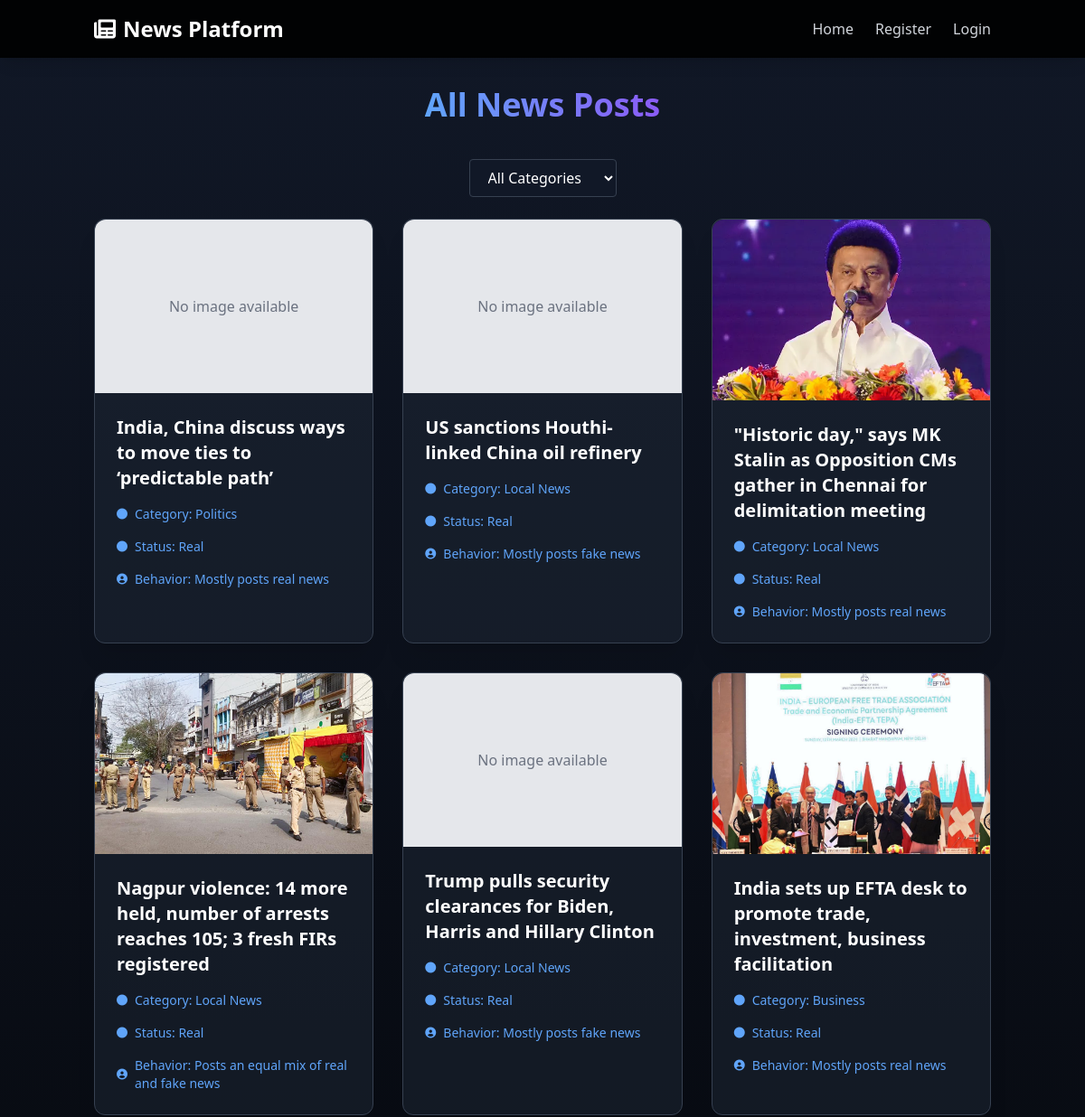
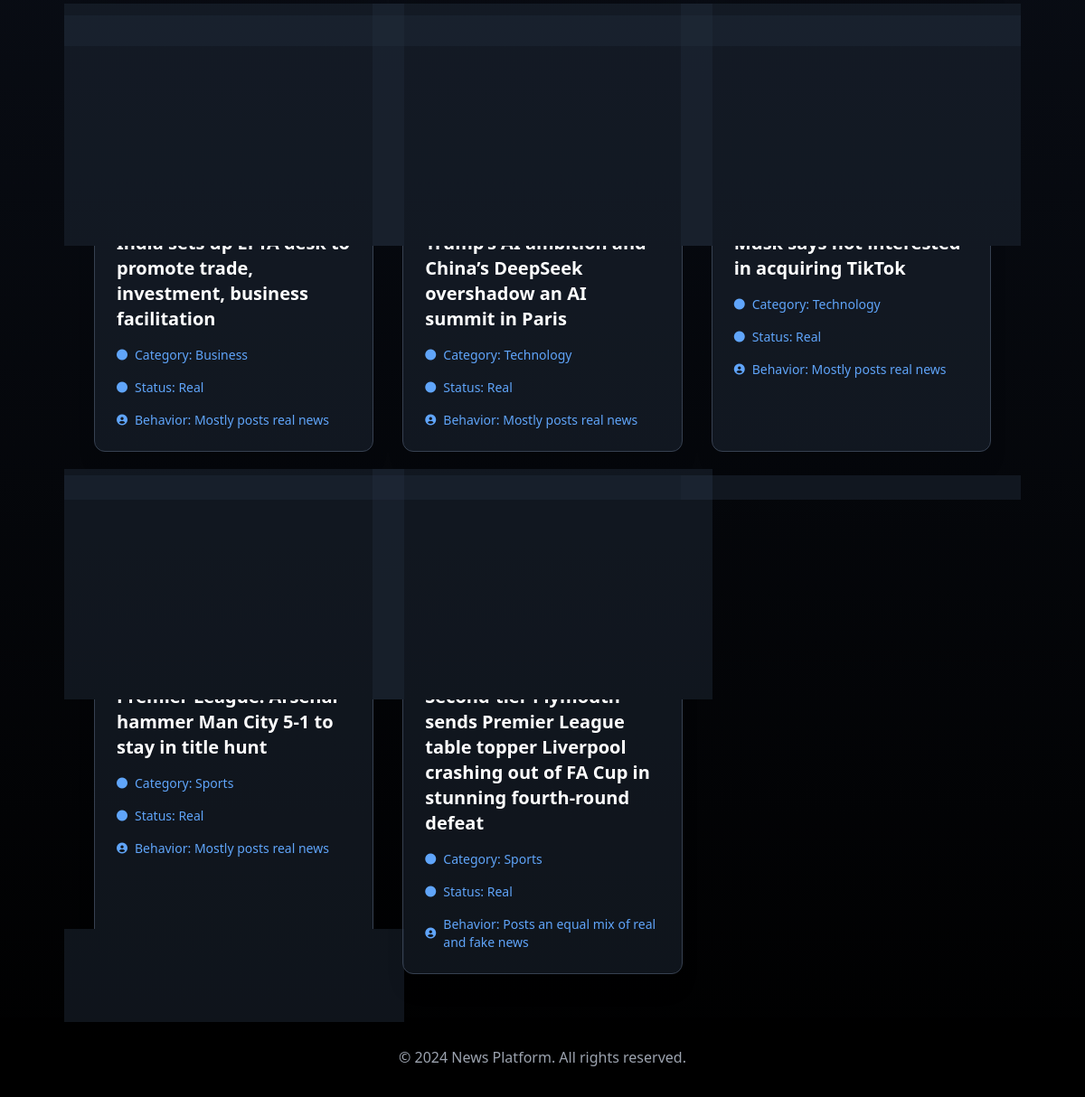
/allnews/, run on the app's committed database (2 pictures, top to bottom).
### detect/models.py (models this page shows)
class News(models.Model):
    newstext= models.TextField()
    author = models.ForeignKey(UserReg, on_delete=models.CASCADE)
    created_at = models.DateTimeField(auto_now_add=True)
    newsstatus = models.CharField(max_length=10,null=True, blank=True)
    us_behave= models.CharField(max_length=50,null=True, blank=True,default="Posts an equal mix of real and fake news")
    image = models.ImageField(upload_to='news/',null=True, blank=True)
    headline = models.CharField(max_length=254)
    category = models.CharField(max_length=50, choices=[
    ('Sports', 'Sports'),
    ('Entertainment', 'Entertainment'),
    ('Local News', 'Local News'),
    ('Technology', 'Technology'),
    ('Business', 'Business')
])
    news_hash = models.CharField(max_length=64, null=True, blank=True)
    status = models.BooleanField(default=False)

### detect/views.py (the view)
# urls.py: path('allnews/',allnews,name='allnews'),
def allnews(request):
    news = News.objects.filter(status=True).order_by('-created_at')
    return render(request, 'allnews.html', {'news': news})

### detect/templates/allnews.html (shortened to what this page needs)
{% load static %}
<!DOCTYPE html>
<html lang="en">
<head>
    <link href="https://cdn.jsdelivr.net/npm/tailwindcss@2.2.19/dist/tailwind.min.css" rel="stylesheet">
    <link rel="stylesheet" href="https://cdnjs.cloudflare.com/ajax/libs/font-awesome/6.0.0-beta3/css/all.min.css" />
</head>
<body class="bg-gradient-to-b from-gray-900 to-black text-white font-sans leading-normal tracking-normal min-h-screen">
    <nav class="fixed w-full z-10 top-0 bg-black bg-opacity-90 backdrop-blur-sm shadow-lg">
        <div class="container mx-auto flex flex-wrap items-center justify-between p-4">
            <div class="flex items-center">
                <a href="#" class="text-white font-bold text-2xl hover:text-blue-400 transition-colors duration-300">
                    <i class="fas fa-newspaper mr-2"></i>News Platform
                </a>
            </div>
            <div class="hidden md:flex space-x-6">
                <a href="/" class="text-gray-300 hover:text-blue-400 transition-colors duration-300">Home</a>
                <a href="/register" class="text-gray-300 hover:text-blue-400 transition-colors duration-300">Register</a>
                <a href="/login" class="text-gray-300 hover:text-blue-400 transition-colors duration-300">Login</a>
            </div>
        </div>
    </nav>
    <div class="container mx-auto pt-24 px-4">
        <h2 class="text-4xl font-bold text-center text-white mb-10 fade-in">
            <span class="bg-clip-text text-transparent bg-gradient-to-r from-blue-400 to-purple-500">
            </span>
        </h2>
        <div class="flex justify-center mb-6 fade-in">
            <select id="categoryFilter"
                    class="px-4 py-2 bg-gray-900 text-white border border-gray-700 rounded focus:outline-none focus:ring-2 focus:ring-blue-500">
                <option value="all">All Categories</option>
            </select>
        </div>
        {% if news %}
            <div id="newsContainer" class="grid grid-cols-1 md:grid-cols-2 lg:grid-cols-3 gap-8">
                {% for item in news %}
                    <div class="news-card bg-gray-800 bg-opacity-50 rounded-xl shadow-xl backdrop-blur-sm border border-gray-700 hover:border-blue-400 fade-in"
                         style="animation-delay: {{ forloop.counter }}00ms" data-category="{{ item.category }}">
                        <div class="image-slider">
                            {% if item.image %}
                            <img src="{{ item.image.url }}" alt="News Image" class="w-full h-48 object-cover">
                            {% else %}
                                <div class="no-image-placeholder w-full h-48 flex items-center justify-center bg-gray-200">
                                    <p class="text-gray-500">No image available</p>
                                </div>
                            {% endif %}
                        </div>
                        <div class="p-6">
                            <a href="/newsdetailed/{{ item.id }}/" class="block">
                                <h3 class="text-xl font-semibold text-white mb-4 hover:text-blue-400 transition-colors duration-300">{{ item.headline }}</h3>
                            </a>
                            <div class="flex flex-col space-y-4">
                                <div class="flex items-center space-x-2">
                                    <i class="fas fa-circle text-xs text-blue-400"></i>
                                    <p class="text-sm text-blue-400 font-medium">Category: {{ item.category }}</p>
                                </div>
                                <div class="flex items-center space-x-2">
                                    <i class="fas fa-circle text-xs text-blue-400"></i>
                                    <p class="text-sm text-blue-400 font-medium">Status: {{ item.newsstatus }}</p>
                                </div>
                                <div class="flex items-center space-x-2">
                                    <i class="fas fa-user-circle text-xs text-blue-400"></i>
                                    <p class="text-sm text-blue-400 font-medium">Behavior: {{ item.us_behave }}</p>
                                </div>
                            </div>
                        </div>
                    </div>
                {% endfor %}
            </div>
        {% else %}
            <p class="text-center text-gray-400 fade-in">No news posts available.</p>
        {% endif %}
    </div>
    <footer class="bg-black bg-opacity-50 text-white py-8 mt-12">
        <div class="container mx-auto text-center">
            <p class="text-gray-400">&copy; 2024 News Platform. All rights reserved.</p>
        </div>
    </footer>
</body>
</html>

### detect/templates/allnews.html (style rules this page uses)
.news-card { transition: all 0.3s ease-in-out; }
.fade-in { animation: fadeIn 0.5s ease-out forwards; }
.image-slider { position: relative; overflow: hidden; border-radius: 0.75rem 0.75rem 0 0; }
.image-slider img { width: 100%; height: 200px; object-fit: cover; transition: transform 0.5s ease-in-out; }

### data on the page
News: image "No image available", headline "India, China discuss ways to move ties to ‘predictable path’", category "Politics", newsstatus "Real", us_behave "Mostly posts real news"
News: image "No image available", headline "US sanctions Houthi-linked China oil refinery", category "Local News", newsstatus "Real", us_behave "Mostly posts fake news"
News: image (picture), headline "\"Historic day,\" says MK Stalin as Opposition CMs gather in Chennai for delimitation meeting", category "Local News", newsstatus "Real", us_behave "Mostly posts real news"
News: image (picture), headline "Nagpur violence: 14 more held, number of arrests reaches 105; 3 fresh FIRs registered", category "Local News", newsstatus "Real", us_behave "Posts an equal mix of real and fake news"
News: image "No image available", headline "Trump pulls security clearances for Biden, Harris and Hillary Clinton", category "Local News", newsstatus "Real", us_behave "Mostly posts fake news"
News: image (picture), headline "India sets up EFTA desk to promote trade, investment, business facilitation", category "Business", newsstatus "Real", us_behave "Mostly posts real news"
News: image (picture), headline "India sets up EFTA desk to promote trade, investment, business facilitation", category "Business", newsstatus "Real", us_behave "Mostly posts real news"
News: image (picture), headline "Trump’s AI ambition and China’s DeepSeek overshadow an AI summit in Paris", category "Technology", newsstatus "Real", us_behave "Mostly posts real news"
News: image (picture), headline "Musk says not interested in acquiring TikTok", category "Technology", newsstatus "Real", us_behave "Mostly posts real news"
News: image (picture), headline "Premier League: Arsenal hammer Man City 5-1 to stay in title hunt", category "Sports", newsstatus "Real", us_behave "Mostly posts real news"
News: image (picture), headline "Second-tier Plymouth sends Premier League table topper Liverpool crashing out of FA Cup in stunning fourth-round defeat", category "Sports", newsstatus "Real", us_behave "Posts an equal mix of real and fake news"
